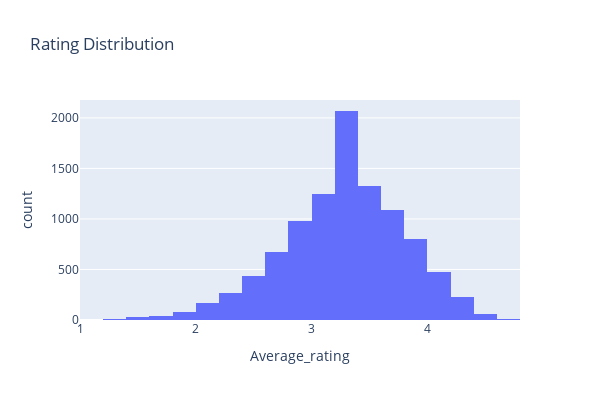

The cell this chart's notebook holds for it:
### Code cell
fig= px.histogram(df, x='Average_rating', nbins=30, title='Rating Distribution')
fig.update_layout( width=600, height=400)
# the average rating from 3.2 to 3.39

### Figure 1 — Plotly figure (JSON) as saved in the notebook; plotly's stock layout.template omitted (floating-point values rounded to 4 significant figures; data arrays with more than 128 entries replaced by an {"elided": "..."} marker saying what was removed)
{"data": [{"bingroup": "x", "hovertemplate": "Average_rating=%{x}<br>count=%{y}<extra></extra>", "legendgroup": "", "marker": {"color": "#636efa", "pattern": {"shape": ""}}, "name": "", "nbinsx": 30, "orientation": "v", "showlegend": false, "type": "histogram", "x": {"elided": "10000 float values"}, "xaxis": "x", "yaxis": "y"}], "layout": {"barmode": "relative", "height": 400, "legend": {"tracegroupgap": 0}, "title": {"text": "Rating Distribution"}, "width": 600, "xaxis": {"anchor": "y", "domain": [0, 1], "title": {"text": "Average_rating"}}, "yaxis": {"anchor": "x", "domain": [0, 1], "title": {"text": "count"}}}}
